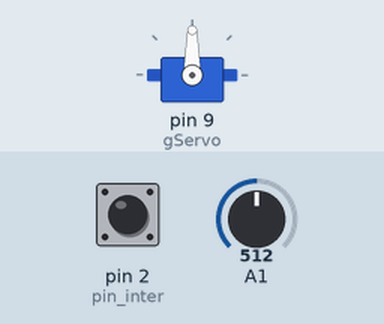
The sketch below on a simulated Arduino Uno, built with avr-gcc and run on an emulated ATmega328P. On the bench: servo. Inputs (shaded band) come from the test bench; at power-on: A1 = 512, pin 2 (pin_inter) HIGH.

Above: at 1.2 s.
1.3 s: A1 set to 716
At 2.1 s:
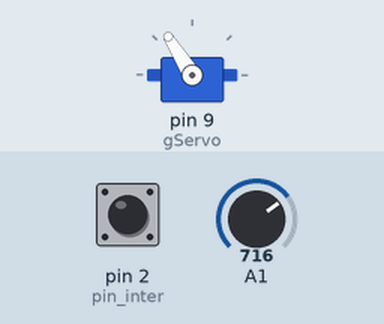
2.8 s: A1 set to 900
At 3.2 s:
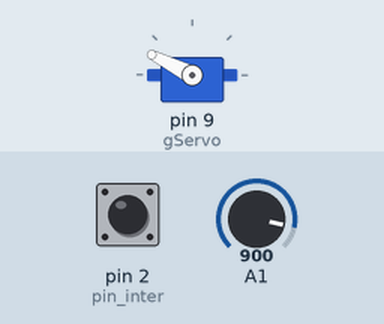
4.3 s: A1 set to 1023
At 5.5 s:
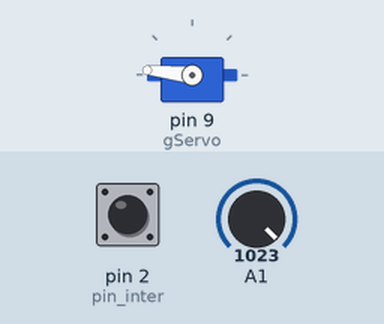
5.8 s: A1 set to 306
At 6.1 s:
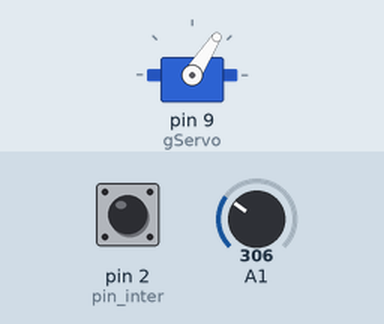
7.3 s: A1 set to 122
At 7.9 s:
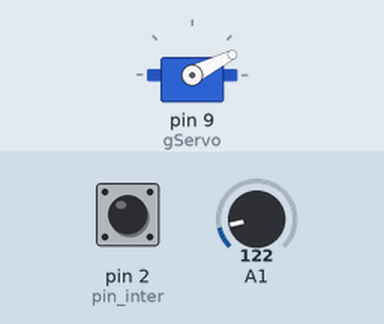
Timing chart, 0 to 9.8 s (numbered marks = the images above; inputs shaded):
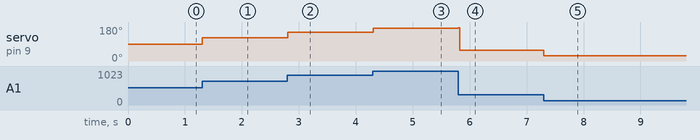

The sketch:

encoder.ino
```cpp
#include <TimerOne.h>
#include <Servo.h>

Servo gServo;
unsigned long t = 0;
unsigned long t_delay = 0;
char i = 0;
char print_xung = 0;
int pin_inter = 2;
unsigned long t1 = 0;
unsigned long t2 = 0;
int h = 0;
volatile int k = 0;
int pos = 90;
int pre_servo = 512;
int v = 0;
int servo = 512;


void setup() {
  // put your setup code here, to run once:
    //Timer1.initialize(1000);
    //Timer1.attachInterrupt(quay);
    pinMode(pin_inter, INPUT_PULLUP);
    attachInterrupt(digitalPinToInterrupt(pin_inter), get_key, FALLING);

    Serial.begin(9600);

    gServo.attach(9);
    gServo.write(pos);
}


void get_key(void)
{

    if(i == 29)
    {
      print_xung = 1;
    }
    else if(i == 0)
    {
      t1 = millis();
    }
    else
    {

    }
    i++;

}

void loop() {
  // put your main code here, to run repeatedly:

  servo = analogRead(A1);
  if(print_xung == 1)
  {
    t2 = millis();
    t = t2 - t1;
    Serial.println(t);
    if(t < 100)
    {
      k = 50;
    }
    else
    {
      k = 5;
    }
    t = 0;
    i = 0;
    print_xung = 0;
  }
  if((servo > pre_servo)&&((servo - pre_servo) > 6))
  {
    pre_servo = pre_servo + 6;
    gServo.write(pos);              // tell servo to go to position in variable 'pos'
    delay(k);
    pos++;
  }
  else if((pre_servo > servo)&&((pre_servo - servo) > 6))
  {
    pre_servo = pre_servo - 6;
    gServo.write(pos);                // tell servo to go to position in variable 'pos'
    delay(k);
    pos--;
  }
  else
  {
  }

}
```

Measured:
- after the input at 1.3 s, servo on pin 9 (gServo): 90° → 122° at once
- after the input at 2.8 s, servo on pin 9 (gServo): 122° → 153° at once
- after the input at 4.3 s, servo on pin 9 (gServo): 153° → 174° at once
- after the input at 5.8 s, servo on pin 9 (gServo): 174° → 57° at once
- after the input at 7.3 s, servo on pin 9 (gServo): 57° → 27° at once
